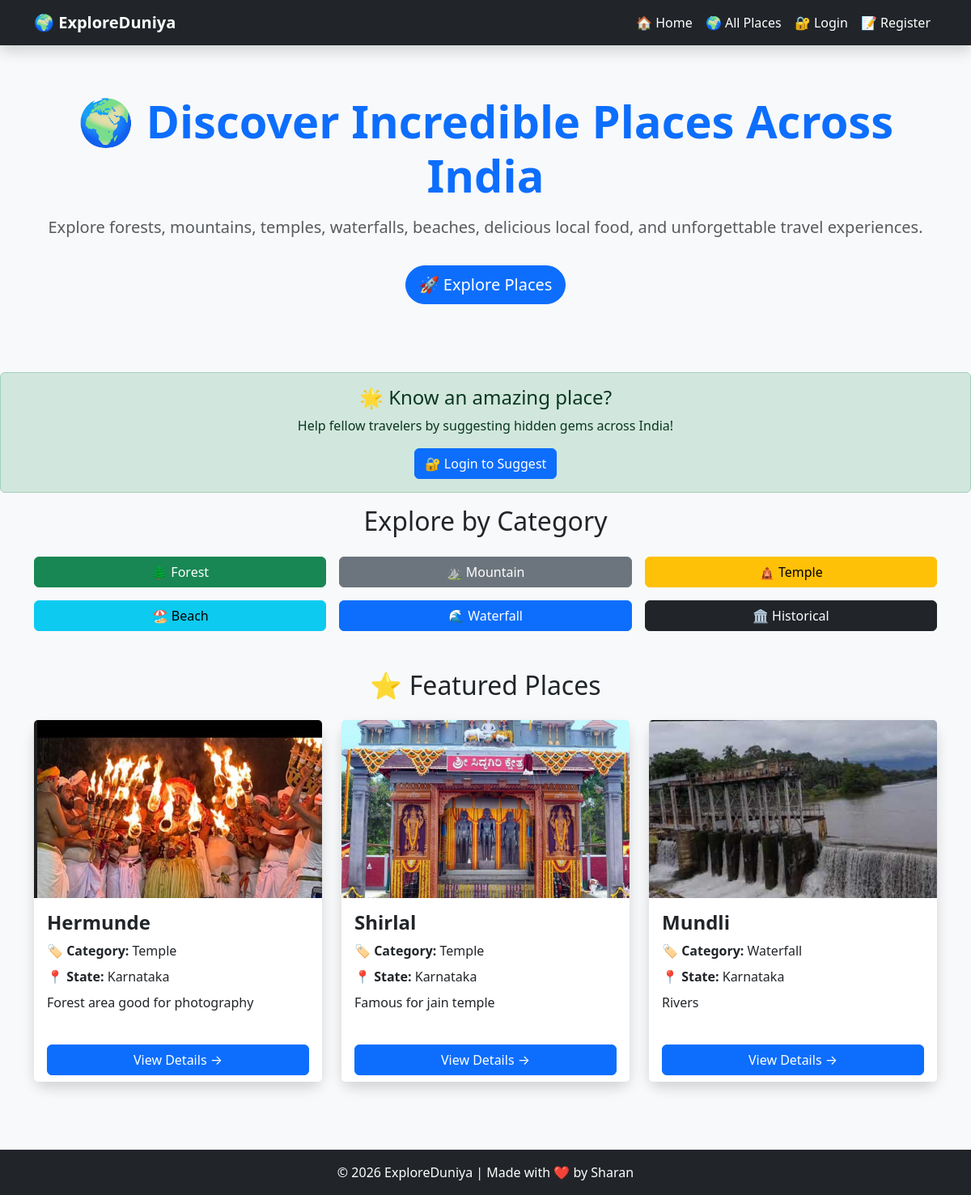
The page / on the database its author committed.
### places/models.py (models this page shows, shortened)
class Place(models.Model):
    CATEGORY_CHOICES = [
        ("Forest", "Forest"),
        ("Mountain", "Mountain"),
        ("Temple", "Temple"),
        ("Beach", "Beach"),
        ("Waterfall", "Waterfall"),
        ("Historical", "Historical"),
        ("Food", "Food Destination"),
    ]
    name = models.CharField(max_length=100)
    state = models.CharField(max_length=100)
    district = models.CharField(
        max_length=100,
        blank=True,
        default=""
    )
    taluk = models.CharField(
        max_length=100,
        blank=True,
        default=""
    )
    description = models.TextField()
    category = models.CharField(
        max_length=50,
        choices=CATEGORY_CHOICES,
        default="Forest"
    )
    image = models.ImageField(
        upload_to="places/",
        blank=True,
        null=True
    )

### places/views.py (the view)
# urls.py: path("", home, name="home"),
def home(request):
    places = Place.objects.all()[:3]
    return render(
        request,
        "places/home.html",
        {
            "places": places,
        },
    )

### places/templates/places/home.html (shortened to what this page needs)
<!DOCTYPE html>
<html lang="en">
<head>
    <link href="https://cdn.jsdelivr.net/npm/bootstrap@5.3.7/dist/css/bootstrap.min.css" rel="stylesheet">
</head>
<body>
<nav class="navbar navbar-expand-lg navbar-dark bg-dark shadow">
    <div class="container">
        <a class="navbar-brand fw-bold" href="/">
            🌍 ExploreDuniya
        </a>
        <div class="navbar-nav ms-auto align-items-center">
            <a class="nav-link text-white" href="/">
                🏠 Home
            </a>
            <a class="nav-link text-white" href="/places/">
                🌍 All Places
            </a>
            {% if user.is_authenticated %}
                <a class="nav-link text-warning fw-bold" href="/suggest-place/">
                    ➕ Suggest a Place
                </a>
                <span class="nav-link text-info">
                    👋 Welcome, {{ user.username }}
                </span>
                <form action="/accounts/logout/" method="post" class="ms-2">
                    {% csrf_token %}
                    <button type="submit" class="btn btn-sm btn-danger">
                        🚪 Logout
                    </button>
                </form>
            {% else %}
                <a class="nav-link text-white" href="/accounts/login/">
                    🔐 Login
                </a>
                <a class="nav-link text-white" href="/register/">
                    📝 Register
                </a>
            {% endif %}
        </div>
    </div>
</nav>
    <div class="container hero text-center">
        <h1 class="display-4 fw-bold text-primary">
            🌍 Discover Incredible Places Across India
        </h1>
        <p class="lead text-muted mt-3">
            Explore forests, mountains, temples, waterfalls, beaches,
            delicious local food, and unforgettable travel experiences.
        </p>
        <a href="/places/" class="btn btn-primary btn-lg rounded-pill mt-3">
            🚀 Explore Places
        </a>
    </div>
    <div class="alert alert-success text-center mt-4">
    <h4>🌟 Know an amazing place?</h4>
    <p>Help fellow travelers by suggesting hidden gems across India!</p>
    {% if user.is_authenticated %}
        <a href="/suggest-place/" class="btn btn-warning">
            ➕ Suggest a Place
        </a>
    {% else %}
        <a href="/accounts/login/" class="btn btn-primary">
            🔐 Login to Suggest
        </a>
    {% endif %}
</div>
    <div class="container mb-5">
        <h2 class="text-center mb-4">
            Explore by Category
        </h2>
        <div class="row g-3">
            <div class="col-md-4">
                <a href="/places/category/Forest/" class="btn btn-success w-100">
                    🌲 Forest
                </a>
            </div>
            <div class="col-md-4">
                <a href="/places/category/Mountain/" class="btn btn-secondary w-100">
                    ⛰️ Mountain
                </a>
            </div>
            <div class="col-md-4">
                <a href="/places/category/Temple/" class="btn btn-warning w-100">
                    🛕 Temple
                </a>
            </div>
            <div class="col-md-4">
                <a href="/places/category/Beach/" class="btn btn-info w-100">
                    🏖️ Beach
                </a>
            </div>
            <div class="col-md-4">
                <a href="/places/category/Waterfall/" class="btn btn-primary w-100">
                    🌊 Waterfall
                </a>
            </div>
            <div class="col-md-4">
                <a href="/places/category/Historical/" class="btn btn-dark w-100">
                    🏛️ Historical
                </a>
            </div>
        </div>
    </div>
    <div class="container">
        <h2 class="text-center mb-4">
            ⭐ Featured Places
        </h2>
        <div class="row">
            {% for place in places %}
            <div class="col-md-4 mb-4">
                <div class="card h-100 shadow border-0 rounded-4">
                    {% if place.image %}
                        <img
                            src="{{ place.image.url }}"
                            class="card-img-top"
                            alt="{{ place.name }}"
                            style="height:220px; object-fit:cover;"
                        >
                    {% else %}
                        <div class="text-center p-5 bg-light">
                            🏞️ No Image Available
                        </div>
                    {% endif %}
                    <div class="card-body">
                        <h4 class="fw-bold">
                            {{ place.name }}
                        </h4>
                        <p class="mb-2">
                            🏷️ <strong>Category:</strong>
                            {{ place.category }}
                        </p>
                        <p class="mb-2">
                            📍 <strong>State:</strong>
                            {{ place.state }}
                        </p>
                        <p>
                            {{ place.description|truncatewords:18 }}
                        </p>
                    </div>
                    <div class="card-footer bg-white border-0">
                        <a
                            href="/places/{{ place.id }}/"
                            class="btn btn-primary w-100"
                        >
                            View Details →
                        </a>
                    </div>
                </div>
            </div>
            {% empty %}
            <div class="col-12 text-center">
                <div class="alert alert-warning">
                    No places available yet.
                </div>
            </div>
            {% endfor %}
        </div>
    </div>
    <footer class="bg-dark text-white text-center py-3">
        <div class="container">
            © 2026 ExploreDuniya | Made with ❤️ by Sharan
        </div>
    </footer>
</body>
</html>

### places/templates/places/home.html (style rules this page uses)
body { background-color: #f8f9fa; }
.card { transition: transform 0.3s ease, box-shadow 0.3s ease; }
.hero { padding: 60px 20px; }
footer { margin-top: 60px; }

### rows shown on the page
Place: image (picture), name "Hermunde", category "Temple", state "Karnataka", description "Forest area good for photography"
Place: image (picture), name "Shirlal", category "Temple", state "Karnataka", description "Famous for jain temple"
Place: image (picture), name "Mundli", category "Waterfall", state "Karnataka", description "Rivers"
